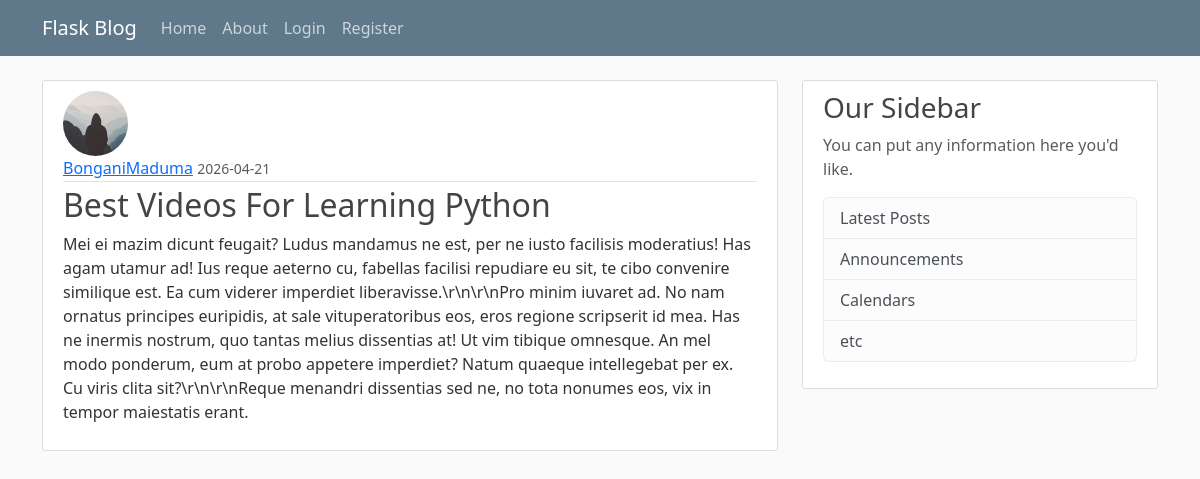
Screenshot of /post/21 with the database file from the repository.
### blogsite/models.py (models this page shows, shortened)
class User(db.Model, UserMixin):
    id = db.Column(db.Integer, primary_key=True)
    username = db.Column(db.String(20), unique=True, nullable=False)
    email = db.Column(db.String(120), unique=True, nullable=False)
    image_file = db.Column(db.String(20), nullable=False, default='default.jpg')
    password = db.Column(db.String(60), nullable=False)
    posts = db.relationship('Post', backref='author', lazy=True)

class Post(db.Model):
    id = db.Column(db.Integer, primary_key=True)
    title = db.Column(db.String(100), nullable=False)
    date_posted = db.Column(db.DateTime, nullable=False, default=datetime.now)
    content = db.Column(db.Text, nullable=False)
    user_id = db.Column(db.Integer, db.ForeignKey('user.id'), nullable=False)

### blogsite/routes.py (the view)
@app.route("/post/<int:post_id>")
def post(post_id):
    post = Post.query.get_or_404(post_id)
    return render_template("post.html", title=post.title, post=post)

### blogsite/templates/post.html (shortened to what this page needs)
{% extends "layout.html" %}
{% block content %}
    <article class="media content-section">
        <img class="rounded-circle article-img" src="{{url_for('static', filename='profile_pics/' + post.author.image_file)}}">
        <div class="media-body">
            <div class="article-metadata">
                <a class="mr-2" href="#">{{ post.author.username }}</a>
                <small class="text-muted">{{ post.date_posted.strftime('%Y-%m-%d') }}</small>
            </div>
            <h2 class="article-title">{{ post.title }}</h2>
            <p class="article-content">{{ post.content }}</p>
        </div>
    </article>
{% endblock %}

### blogsite/static/main.css (style rules this page uses)
body { background: #fafafa; color: #333333; margin-top: 5rem; }
h1, h2, h3, h4, h5, h6 { color: #444444; }
.content-section { background: #ffffff; padding: 10px 20px; border: 1px solid #dddddd; border-radius: 3px; margin-bottom: 20px; }
.article-title { color: #444444; }
.article-content { white-space: pre-line; }
.article-img { height: 65px; width: 65px; margin-right: 16px; }
.article-metadata { padding-bottom: 1px; margin-bottom: 4px; border-bottom: 1px solid #e3e3e3 }

### rows the page displays
User: image_file (placeholder picture), author.username "BonganiMaduma"
Post: date_posted "2026-04-21", title "Best Videos For Learning Python", content "Mei ei mazim dicunt feugait? Ludus mandamus ne est, per ne iusto facilisis moderatius! Has agam utamur ad! Ius reque aeterno cu, fabellas facilisi repudiare eu sit, te cibo convenire similique est. Ea cum viderer imperdiet liberavisse.\\r\\n\\r\\nPro minim iuvaret ad. No nam ornatus principes euripidis, at sale vituperatoribus eos, eros regione scripserit id mea. Has ne inermis nostrum, quo tantas melius dissentias at! Ut vim tibique omnesque. An mel modo ponderum, eum at probo appetere imperdiet? Natum quaeque intellegebat per ex. Cu viris clita sit?\\r\\n\\r\\nReque menandri dissentias sed ne, no tota nonumes eos, vix in tempor maiestatis erant."
